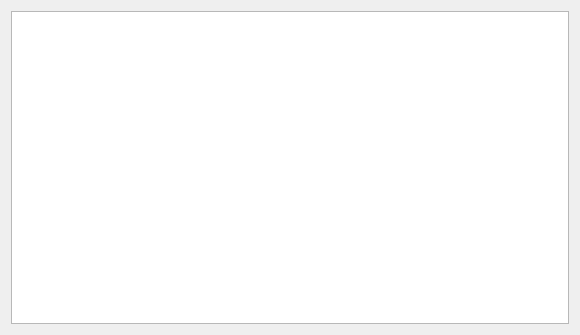
<?xml version="1.0" encoding="UTF-8"?>
<ui version="4.0">
 <class>Widget</class>
 <widget class="QWidget" name="Widget">
  <property name="geometry">
   <rect>
    <x>0</x>
    <y>0</y>
    <width>580</width>
    <height>335</height>
   </rect>
  </property>
  <property name="windowTitle">
   <string>Widget</string>
  </property>
  <layout class="QGridLayout" name="gridLayout">
   <item row="0" column="0">
    <widget class="QTableWidget" name="tableWidget"/>
   </item>
  </layout>
 </widget>
 <resources/>
 <connections/>
</ui>
